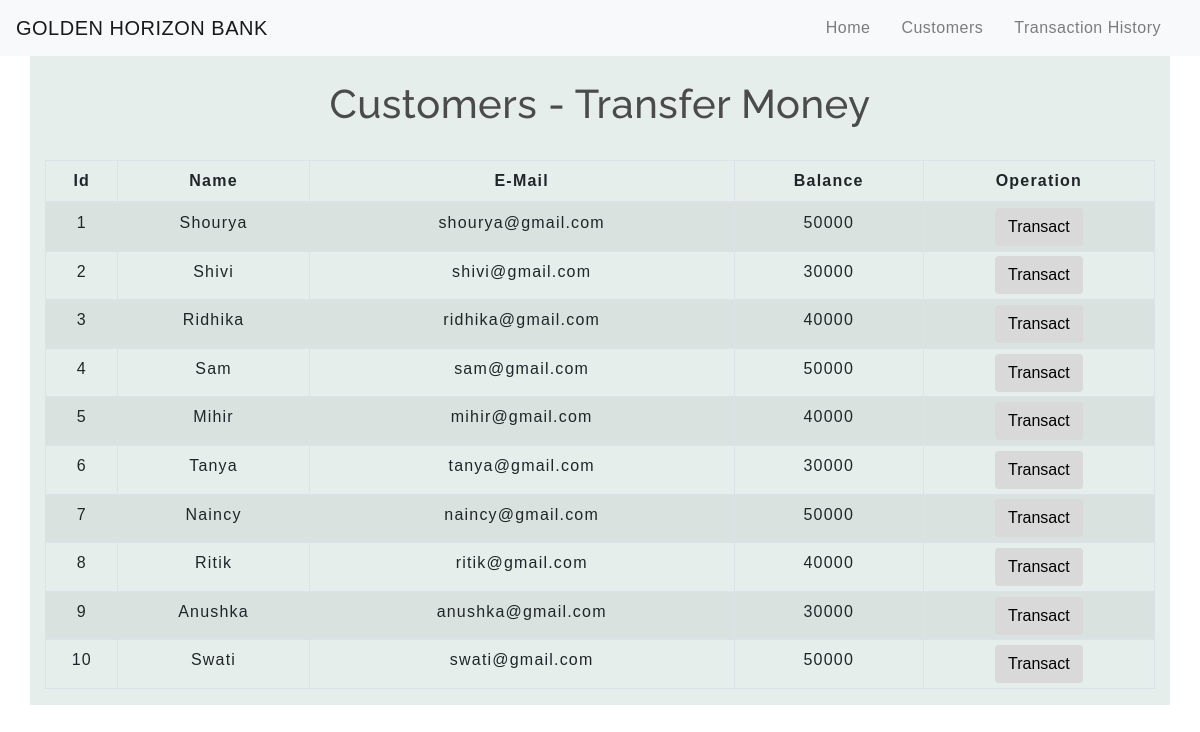
/customer.php, run on the app's committed database.
### tables this page shows
CREATE TABLE `users` (
  `id` int(3) NOT NULL,
  `name` text NOT NULL,
  `email` varchar(30) NOT NULL,
  `balance` int(8) NOT NULL
);

### customer.php (the view, shortened to what this page needs)
<!DOCTYPE html>
<html lang="en">
<head>
    <link rel="stylesheet" href="https://maxcdn.bootstrapcdn.com/bootstrap/4.0.0/css/bootstrap.min.css">
    <link rel="stylesheet" type="text/css" href="css/table.css">
    <link rel="stylesheet" type="text/css" href="css/navbar.css">
</head>
<body>
<?php
    include 'config.php';
    $sql = "SELECT * FROM users";
    $result = mysqli_query($conn,$sql);
?>
<?php
  include 'navbar.php';
?>
<div class="container" style="background-color: #E5EEEA;">
        <h2 class="text-center pt-4">Customers - Transfer Money</h2>
        <br>
            <div class="row">
                <div class="col">
                    <div class="table-responsive-sm">
                    <table class="table table-hover table-sm table-striped table-condensed table-bordered">
                        <thead>
                            <tr>
                            <th scope="col" class="text-center py-2">Id</th>
                            <th scope="col" class="text-center py-2">Name</th>
                            <th scope="col" class="text-center py-2">E-Mail</th>
                            <th scope="col" class="text-center py-2">Balance</th>
                            <th scope="col" class="text-center py-2">Operation</th>
                            </tr>
                        </thead>
                        <tbody>
                <?php
                    while($rows=mysqli_fetch_assoc($result)){
                ?>
                    <tr>
                        <td class="py-2"><?php echo $rows['id'] ?></td>
                        <td class="py-2"><?php echo $rows['name']?></td>
                        <td class="py-2"><?php echo $rows['email']?></td>
                        <td class="py-2"><?php echo $rows['balance']?></td>
                        <td><a href="selecteduserdetail.php?id= <?php echo $rows['id'] ;?>"> <button type="button" class="btn">Transact</button></a></td>
                    </tr>
                <?php
                    }
                ?>
                        </tbody>
                    </table>
                    </div>
                </div>
            </div>
         </div>
</body>
</html>

### navbar.php (shortened to what this page needs)
<nav class="navbar navbar-expand-md navbar-light bg-light" >
<a class="navbar-brand" href="index.php">GOLDEN HORIZON BANK</a>
<div class="collapse navbar-collapse" id="collapsibleNavbar">
      <ul class="navbar-nav ml-auto">
        <li class="nav-item">
          <a class="nav-link" href="index.php">Home</a>
        </li>
        <li class="nav-item">
          <a class="nav-link" href="customer.php">Customers</a>
        </li>
        <li class="nav-item">
          <a class="nav-link" href="transactionhistory.php">Transaction History</a>
        </li>
    </div>
 </nav>

### css/table.css (style rules this page uses)
* { padding: 0; margin: 0; box-sizing: border-box; font-family: sans-serif; }
h2 { font-size: 40px; }
table { letter-spacing: 1.2px; }
td { text-align: center; }
button { border:none; background: #d9d9d9; transition: 1s; }

### css/navbar.css (style rules this page uses)
.nav-link { margin-right: 15px; color:#2F363F; letter-spacing: 0.5px; transition: 0.5s; }
.navbar-brand { color: #4C4B4B; letter-spacing: 0.5px; }
h2 { color: #4C4B4B; letter-spacing: 0.5px; font-family: raleway; }

### customer.php (style rules this page uses)
button { transition: 1.5s; }

### data on the page
users: id "1", name "Shourya", email "shourya@gmail.com", balance "50000"
users: id "2", name "Shivi", email "shivi@gmail.com", balance "30000"
users: id "3", name "Ridhika", email "ridhika@gmail.com", balance "40000"
users: id "4", name "Sam", email "sam@gmail.com", balance "50000"
users: id "5", name "Mihir", email "mihir@gmail.com", balance "40000"
users: id "6", name "Tanya", email "tanya@gmail.com", balance "30000"
users: id "7", name "Naincy", email "naincy@gmail.com", balance "50000"
users: id "8", name "Ritik", email "ritik@gmail.com", balance "40000"
users: id "9", name "Anushka", email "anushka@gmail.com", balance "30000"
users: id "10", name "Swati", email "swati@gmail.com", balance "50000"
